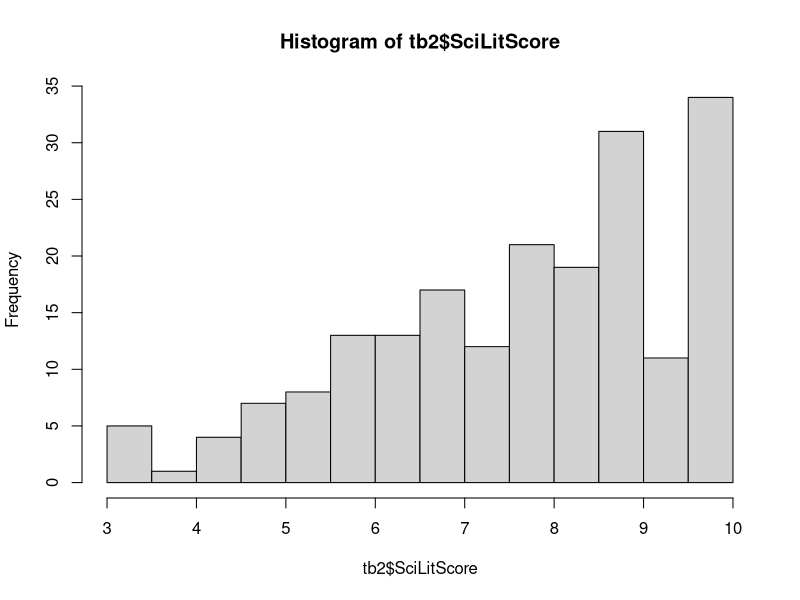
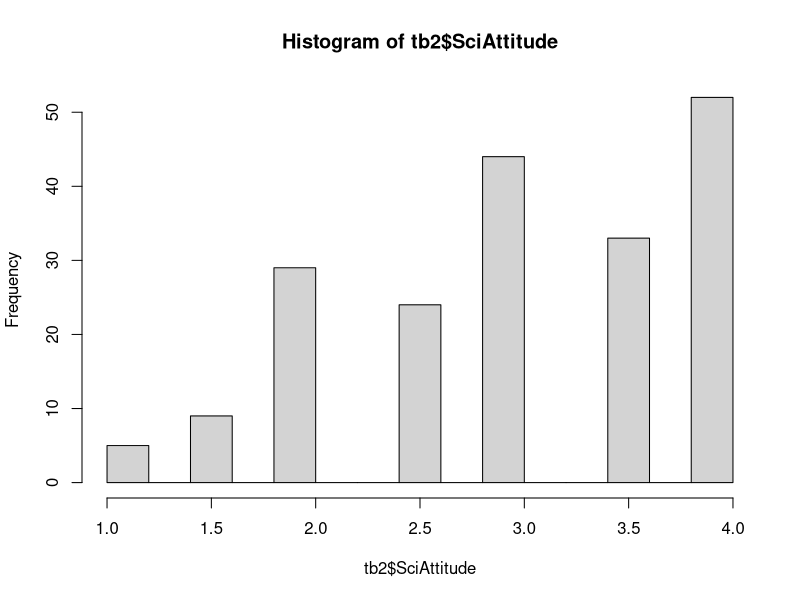
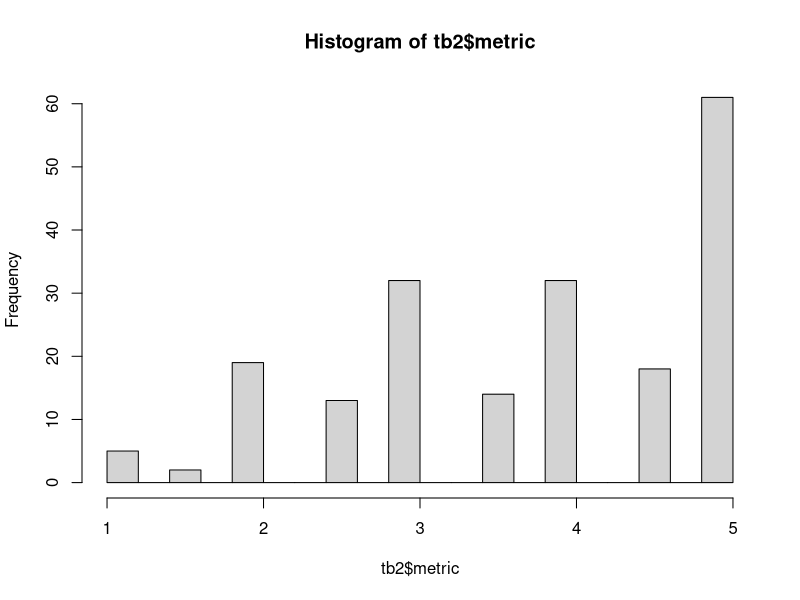
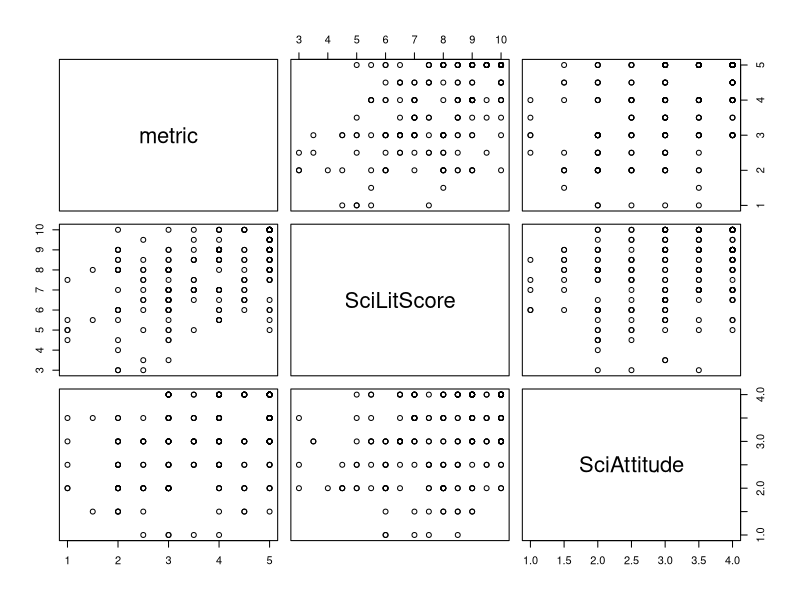
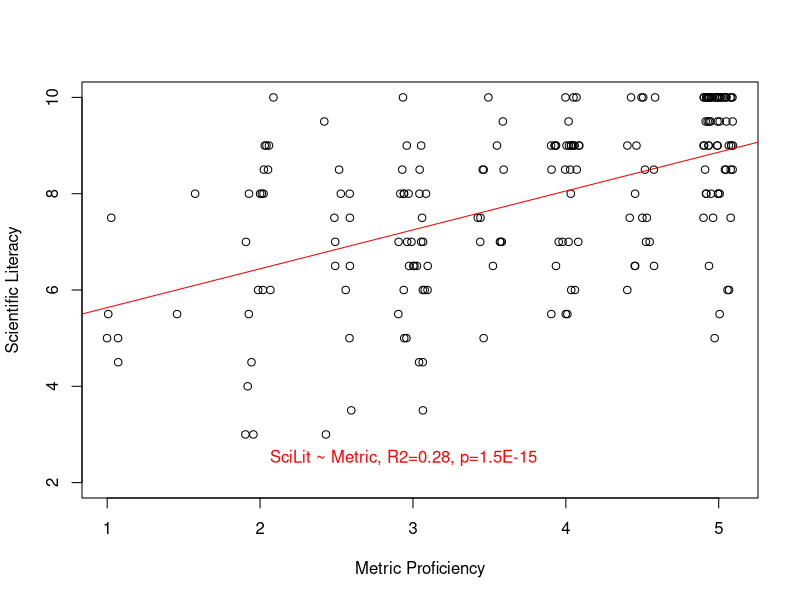

Write R code to recreate these figures, in order. (Note: this script raises an error after producing the figures.)
#2013 April 6
# analysis of metrics, scientific literacy and attitude survey
# Hong Qin

rm(list=ls())
list.files()
tb.ori = read.csv("response20130401.csv")
str(tb.ori)
tb = tb.ori
#rename the columns for convenience 
names(tb) = c("time","gender", "age", "degree", "country", "light", "shaq", "fossil", "kilo", "mm", 
        "food","inseam", "weather","electronCharge","earlyHuman", 
        "laser", "continents", "antibiotics", "electronSize","earthCenter",
        "religiousView","dailyLife","SciOnLife", "SciEffect")

#visual check of the renaming 
cbind (names(tb), substr(names(tb.ori), 1, 20))

tb = tb[ (! is.na(tb$age)), ]

head(tb)
tb$gender[tb$gender=='']='Do not wish to answer'
table(tb$gender)

table(tb$age)
tb$age[tb$age=="Option 5"] = NA
table(tb$age, tb$gender)

for( i in 5:length(tb[, 1])) {
  for( j in 5:length(tb[1, ])) {
    if ( is.na(tb[i, j]) ) {
      # tb[i,j] = NA #do nothing
    } else if (tb[i,j]=='') {
      tb[i,j] = NA
    } 
  }
}

summary(tb)

table(tb$weather)
tbGenWeather = table(tb$gender, tb$weather)
tbGenWeather
fisher.test( tbGenWeather)


head(tb)
names(tb)
metrics = c("shaq", "kilo", "mm", "inseam", "weather")
sciLiteracy = c("light", "fossil", "food", "electronCharge", 
                "earlyHuman", "laser", "continents", "antibiotics", "electronSize", "earthCenter")
sciAttitude = c("religiousView", "dailyLife", "SciOnLife", "SciEffect")

##### create a second table, convert factors to numerics
tb2 = tb[,c(2,4,5)]  #this is the score table
tb2$age = 20
tb2$age[grep("23-30", tb$age)] = 23/2 + 30/2
tb2$age[grep("31-40", tb$age)] = 31/2 + 40/2
tb2$age[grep("41-50", tb$age)] = 41/2 + 50/2
tb2$age[grep("51-55", tb$age)] = 51/2 + 55/2
tb2$age[grep("60", tb$age)] = 65
table(tb$age)
table(tb2$age)


###country 
tb2$country = 0
tb2$country[tb$country=='United States'] = 1
table( tb2$country )
table( tb$country )

########calculate the metric scores
tb2$shaq = 0.5
tb2$shaq[ tb$shaq=='Yes' ] = 1
tb2$shaq[ tb$shaq=='No' ] = 0
table(tb2$shaq)

tb2$kilo = 0
tb2$kilo[ tb$kilo=='1000 x' ] = 1
table(tb2$kilo)

tb2$mm=0
tb2$mm[ tb$mm==0.145 ] = 1
table(tb2$mm)
table(tb$mm)

tb2$inseam = 0.5
tb2$inseam[tb$inseam=="This person is short"] = 1
tb2$inseam[tb$inseam=="This person is tall"] = 0
table(tb2$inseam)

tb2$weather = 0.5
tb2$weather[tb$weather=="A Short sleeve shirt"] = 1
tb2$weather[tb$weather=="A winter coat"] = 0
table(tb$weather)
table(tb2$weather)

#testing the grep function
#tb$weather[ grep("shirt", tb$weather) ]

#######calcualte the science attitude scores
#sciAttitude = c("religiousView", "dailyLife", "SciOnLife", "SciEffect")

tb2$religiousView = 0.5
tb2$religiousView[grep("No", tb$religiousView)] = 1
tb2$religiousView[grep("Yes", tb$religiousView)] = 0
table(tb2$religiousView)
table(tb$religiousView)

tb2$dailyLife = 0.5
tb2$dailyLife[ tb$dailyLife=='TRUE' ] = 0
tb2$dailyLife[ tb$dailyLife=='FALSE' ] = 1
table(tb2$dailyLife)

tb2$SciOnLife = 0.5
tb2$SciOnLife[ tb$SciOnLife=='TRUE' ] = 1
tb2$SciOnLife[ tb$SciOnLife=='FALSE' ] = 0
table(tb2$SciOnLife)

tb2$SciEffect = 0.5
tb2$SciEffect[ tb$SciEffect=='TRUE' ] = 1
tb2$SciEffect[ tb$SciEffect=='FALSE' ] = 0
table( tb2$SciEffect )

###########calculate scientific literacy
#sciLiteracy = c("light", "fossil", "food", "electronCharge", 
#                "earlyHuman", "laser", "continents", "antibiotics", "electronSize", "earthCenter")
tb2$light = 0.5
tb2$light[ tb$light=='TRUE' ] =1
tb2$light[ tb$light=='Wrong' ] =0
table(tb$light)
table(tb2$light)

tb2$fossil = 0.5
tb2$fossil[ tb$fossil=='6 million and 5 years old' ] = 0
tb2$fossil[grep('Still', tb$fossil)] = 1;
table(tb$fossil)
table(tb2$fossil)

tb2$food = 0.5
tb2$food[ tb$food=='Dis-agree' ] = 1
tb2$food[grep('Agree', tb$food)] = 0; 
table(tb$food)
table(tb2$food)

tb2$electronCharge = 0
tb2$electronCharge[grep('Positive', tb$electronCharge)] = 1; 
table(tb$electronCharge)
table(tb2$electronCharge)

tb2$earlyHuman = 0.5
tb2$earlyHuman[grep('TRUE', tb$earlyHuman)] = 0; 
tb2$earlyHuman[grep('FALSE', tb$earlyHuman)] = 1; 
table(tb$earlyHuman)
table(tb2$earlyHuman)

tb2$earlyHuman = 0.5
tb2$earlyHuman[grep('TRUE', tb$earlyHuman)] = 0; 
tb2$earlyHuman[grep('FALSE', tb$earlyHuman)] = 1; 
table(tb$earlyHuman)
table(tb2$earlyHuman)

tb2$laser = 0.5
tb2$laser[grep('TRUE', tb$laser)] = 0; 
tb2$laser[grep('FALSE', tb$laser)] = 1; 
table(tb$laser)
table(tb2$laser)

tb2$continents = 0.5
tb2$continents[grep('TRUE', tb$continents)] = 1; 
tb2$continents[grep('FALSE', tb$continents)] = 0; 
table(tb$continents)
table(tb2$continents)

tb2$antibiotics = 0.5
tb2$antibiotics[grep('TRUE', tb$antibiotics)] = 0; 
tb2$antibiotics[grep('FALSE', tb$antibiotics)] = 1; 
table(tb$antibiotics)
table(tb2$antibiotics)

tb2$electronSize = 0.5
tb2$electronSize[grep('True', tb$electronSize)] = 1; 
tb2$electronSize[grep('FALSE', tb$electronSize)] = 0; 
table(tb$electronSize)
table(tb2$electronSize)

tb2$earthCenter = 0.5
tb2$earthCenter[grep('TRUE', tb$earthCenter)] = 1; 
tb2$earthCenter[grep('FALSE', tb$earthCenter)] = 0; 
table(tb$earthCenter)
table(tb2$earthCenter)

#sciLiteracy = c("light", "fossil", "food", "electronCharge", 
#                "earlyHuman", "laser", "continents", "antibiotics", "electronSize", "earthCenter")

tb2$SciLitScore = apply( tb2[, sciLiteracy], MARGIN=1, FUN=sum ) #by row
hist(tb2$SciLitScore, br=20)

#sciAttitude = c("religiousView", "dailyLife", "SciOnLife", "SciEffect")
#Attitude total score
tb2$SciAttitude = apply( tb2[, sciAttitude], MARGIN=1, FUN=sum)
hist(tb2$SciAttitude, br=20)

#metrics = c("shaq", "kilo", "mm", "inseam", "weather")
#metric total score
tb2$metric = apply( tb2[, metrics], MARGIN=1, FUN=sum )
hist(tb2$metric, br=20)

summary(tb)
summary(tb2)
str(tb2); 
str(tb)

pairs(tb2[, c("metric", "SciLitScore", "SciAttitude")])
summary(lm(tb2$SciLitScore ~ tb2$metric )) #significant
summary(lm(tb2$SciAttitude ~ tb2$metric )) #significant
summary(lm(tb2$SciAttitude ~ tb2$SciLitScore + tb2$metric )) #significant
## metric -> SciAttitude and SciLitScore

summary(lm(tb2$SciLitScore ~ tb2$country)) #not significant
summary(lm(tb2$SciLitScore ~ tb2$metric + tb2$age + tb2$gender + tb2$country  )) #only metric is significant


plot( tb2$SciLitScore ~ jitter(tb2$metric), xlab='Metric Proficiency', ylab='Scientific Literacy', ylim=c(2,10) )
m1 = lm(tb2$SciLitScore ~ tb2$metric )
abline(m1, col='red')
summary(m1)
text(2, 2.5, "SciLit ~ Metric, R2=0.28, p=1.5E-15", col="red", pos=4)
#abline(m2, col='blue')
summary(m2)
m2 = lm(tb2$SciLitScore ~ tb2$metric + tb2$age)
anova(m1, m2)
m3 = lm(tb2$SciLitScore ~ tb2$metric + tb2$age + tb2$gender)
summary(m3)
anova(m2,m3)
m4 = lm(tb2$SciLitScore ~ tb2$metric + tb2$age + tb2$country)
anova(m2, m4)
#text(2, 2, "SciLit ~ Metric + Age, R2=0.29, p=2.8E-14", col="blue", pos=4)

plot( tb2$SciAttitude ~ jitter(tb2$metric), ylim=c(0.5,4), xlab='Metric Proficiency', ylab='Attitude toward Science' )
m1 = lm( tb2$SciAttitude ~ tb2$metric )
m2 = lm( tb2$SciAttitude ~ tb2$metric + tb2$age )
abline(m1, col='red')
abline(m2, col='blue')
summary(m1)
summary(m2)
anova(m1, m2)
text(2, 0.9, "SciAttitude ~ Metric , R2=0.18, p=1.0E-9", col="red", pos=4)
text(2, 0.7, "SciAttitude ~ Metric + Age, R2=0.24, p=4.7E-12", col="blue", pos=4)

plot( tb2$SciAttitude ~ jitter(tb2$age), ylab='Attitude toward Science', xlab='Age')
m2 = lm( tb2$SciAttitude ~ tb2$age + tb2$metric)
abline(m2, col='blue')
text(30, 1.7, "SciAttitude ~ Metric + Age, R2=0.24, p=4.7E-12", col="blue", pos=4)

summary(lm(tb2$SciAttitude ~ tb2$metric + tb2$age + tb2$gender + tb2$country  )) #age is signicant!!!
#but this might be a bias in the sample
# 1) there is many faculty
# 2) people took the sample may be interested in the metric and science at the first place?!

summary(lm(tb2$SciAttitude ~ tb2$metric + tb2$age + tb2$gender + tb2$country + tb2$degree  )) #age is signicant!!!

summary(lm(tb2$SciAttitude ~ tb2$SciLitScore))
summary(lm(tb2$SciAttitude ~ tb2$SciLitScore + tb2$metric))
###########
# remove phD from the samples
#
summary(tb2[, 1:5])
tb3 = tb2[ - grep('Ph.D.', tb2$degree)  , ]
summary(tb3)
summary(lm(tb3$SciAttitude ~ tb3$metric + tb3$age + tb3$gender + tb3$country + tb3$degree  )) 
#age is still signicant after PhD are removed from the sample


########test 
testTwoFactorTb2 = function( fac1, fac2) {
  tbTwo = table( tb2[,fac1], tb2[,fac2] )
  print(tbTwo)
  f = fisher.test(tbTwo)
}

#metrics = c("shaq", "kilo", "mm", "inseam", "weather")
#sciLiteracy = c("light", "fossil", "food", "electronCharge", 
#                "earlyHuman", "laser", "continents", "antibiotics", "electronSize", "earthCenter")
#sciAttitude = c("religiousView", "dailyLife", "SciOnLife", "SciEffect")

f = testTwoFactorTb2( "shaq", "religiousView"); f
f = testTwoFactorTb2( "shaq", "dailyLife"); f
f = testTwoFactorTb2( "shaq", "SciOnLife"); f

f = testTwoFactorTb2( "shaq", "SciEffect"); f #significant effect!!!!
f = testTwoFactorTb2( "kilo", "SciEffect"); f #significant effect!!!
f = testTwoFactorTb2( "mm", "SciEffect"); f #significant effect!!!
f = testTwoFactorTb2( "inseam", "SciEffect"); f #significant effect!!!
f = testTwoFactorTb2( "weather", "SciEffect"); f #p=0.078
f = testTwoFactorTb2( "country", "SciEffect"); f #p=0.24

summary(lm(tb2$SciEffect ~ tb2$kilo + tb2$country + tb2$gender + tb2$age + tb2$degree )) #significant kilo 
summary(lm(tb2$SciOnLife ~ tb2$kilo + tb2$country + tb2$gender + tb2$age + tb2$degree )) #no effect
summary(lm(tb2$religiousView ~ tb2$kilo + tb2$country + tb2$gender + tb2$age + tb2$degree )) #age effect
summary(lm(tb2$dailyLife ~ tb2$kilo + tb2$country + tb2$gender + tb2$age + tb2$degree )) #gender

summary(lm(tb2$religiousView ~ tb2$kilo + tb2$country + tb2$gender + tb2$age + tb2$degree )) #significant age, gender 
summary(lm(tb2$SciOnLife ~ tb2$kilo + tb2$country + tb2$gender + tb2$age + tb2$degree )) #no effect
summary(lm(tb2$dailyLife ~ tb2$kilo + tb2$country + tb2$gender + tb2$age + tb2$degree )) #gender effect, education

summary(lm(tb2$SciEffect ~ tb2$mm + tb2$country + tb2$gender + tb2$age + tb2$degree )) #no effect
summary(lm(tb2$SciEffect ~ tb2$inseam + tb2$country + tb2$gender + tb2$age + tb2$degree )) #random
summary(lm(tb2$SciEffect ~ tb2$shaq + tb2$country + tb2$gender + tb2$age + tb2$degree )) #p=0.066 shaq
summary(lm(tb2$SciEffect ~ tb2$weather + tb2$country + tb2$gender + tb2$age + tb2$degree )) #no effect


f = testTwoFactorTb2("country", "shaq")
f

f = testTwoFactorTb2( "country", "shaq")
f


